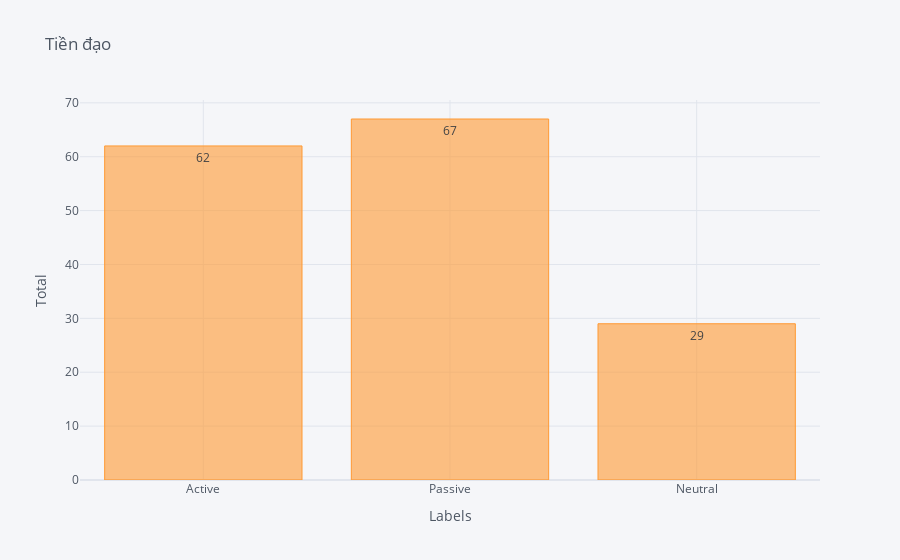

The cell this chart's notebook holds for it:
### Markdown cell above
Trực quan số lượng cầu thủ ở vị trí tiền đạo đã phân loại cầu thủ trên biểu đố cột:

### Code cell
df_fw_category = pd.DataFrame([active.shape[0], passive.shape[0], neutral.shape[0]], 
                            columns=['count'], index=['Active', 'Passive', 'Neutral'])

df_fw_category.iplot(kind='bar', y='count',title='Tiền đạo'
                   ,xTitle='Labels',yTitle='Total', text='count', textposition='auto')

### Figure 1 — Plotly figure (JSON) as saved in the notebook; plotly's stock layout.template omitted (floating-point values rounded to 4 significant figures)
{"data": [{"marker": {"color": "rgba(255, 153, 51, 0.6)", "line": {"color": "rgba(255, 153, 51, 1.0)", "width": 1}}, "name": "count", "orientation": "v", "text": [62, 67, 29], "type": "bar", "x": ["Active", "Passive", "Neutral"], "y": [62, 67, 29]}], "layout": {"legend": {"bgcolor": "#F5F6F9", "font": {"color": "#4D5663"}}, "paper_bgcolor": "#F5F6F9", "plot_bgcolor": "#F5F6F9", "title": {"font": {"color": "#4D5663"}, "text": "Tiền đạo"}, "xaxis": {"gridcolor": "#E1E5ED", "showgrid": true, "tickfont": {"color": "#4D5663"}, "title": {"font": {"color": "#4D5663"}, "text": "Labels"}, "zerolinecolor": "#E1E5ED"}, "yaxis": {"gridcolor": "#E1E5ED", "showgrid": true, "tickfont": {"color": "#4D5663"}, "title": {"font": {"color": "#4D5663"}, "text": "Total"}, "zerolinecolor": "#E1E5ED"}}}
